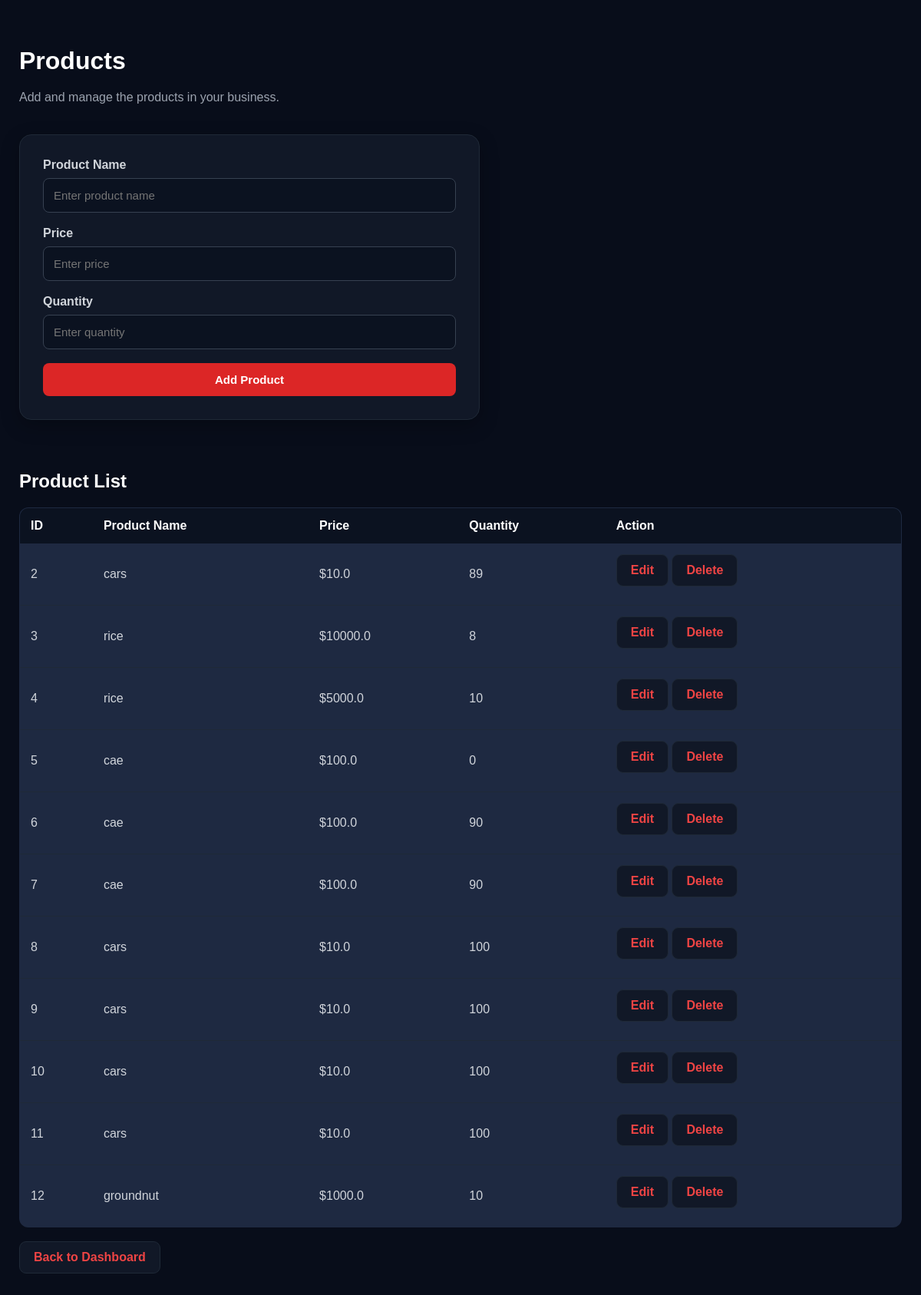
Page /products on the committed database.
### tables this page shows
CREATE TABLE products (
            id INTEGER PRIMARY KEY AUTOINCREMENT,
            name TEXT NOT NULL,
            price REAL NOT NULL,
            quantity INTEGER NOT NULL
        );

### app.py (the view, shortened to what this page needs)
@app.route("/products", methods=["GET", "POST"])
def products():
    connection = sqlite3.connect("business.db")
    cursor = connection.cursor()
    cursor.execute("""
        SELECT *
        FROM products
    """)
    products = cursor.fetchall()
    connection.close()
    return render_template(
        "products.html",
        products=products
    )

### app.py (called while the page is built)
def get_currency():
    connection = sqlite3.connect("business.db")
    cursor = connection.cursor()
    cursor.execute("""
        SELECT currency_code
        FROM settings
        WHERE id = 1
    """)
    result = cursor.fetchone()
    connection.close()
    if result:
        currency_code = result[0]
    else:
        currency_code = "NGN"
    currency_symbol = currency_symbols.get(
        currency_code,
        currency_code
    )
    return currency_code, currency_symbol

@app.context_processor
def inject_currency():
    currency_code, currency_symbol = get_currency()
    return {
        "currency_code": currency_code,
        "currency_symbol": currency_symbol
    }

### products.html (shortened to what this page needs)
<!DOCTYPE html>
<html lang="en">
<head>
    <link rel="stylesheet"
          href="{{ url_for('static', filename='style.css') }}">
</head>
<body>
<div class="dashboard">
    <h1>Products</h1>
    <p>Add and manage the products in your business.</p>
    <form method="POST" action="/products">
        <label>Product Name</label>
        <input
            type="text"
            name="name"
            placeholder="Enter product name"
            required
        >
        <br><br>
        <label>Price</label>
        <input
            type="number"
            name="price"
            placeholder="Enter price"
            required
        >
        <br><br>
        <label>Quantity</label>
        <input
            type="number"
            name="quantity"
            placeholder="Enter quantity"
            required
        >
        <br><br>
        <button type="submit">
            Add Product
        </button>
    </form>
    <br><br>
    <h2>Product List</h2>
    <table>
        <tr>
            <th>ID</th>
            <th>Product Name</th>
            <th>Price</th>
            <th>Quantity</th>
            <th>Action</th>
        </tr>
        {% for product in products %}
        <tr>
            <td>{{ product[0] }}</td>
            <td>{{ product[1] }}</td>
            <td>{{ currency_symbol }}{{ product[2] }}</td>
            <td>{{ product[3] }}</td>
            <td>
                <a href="/edit_product/{{ product[0] }}">
                    Edit
                </a>
                <a href="/delete_product/{{ product[0] }}">
                    Delete
                </a>
            </td>
        </tr>
        {% endfor %}
    </table>
    <br>
    <a href="/dashboard">
        Back to Dashboard
    </a>
</div>
</body>
</html>

### style.css (style rules this page uses)
* { box-sizing: border-box; }
html { scroll-behavior: smooth; }
body { margin: 0; font-family: Arial, sans-serif; background: #080d1a; color: #e5e7eb; min-width: 320px; }
.dashboard { width: 100%; max-width: 1200px; margin: 0 auto; padding: 40px 25px; }
.dashboard h1 { text-align: left; margin-bottom: 8px; font-size: 32px; color: white; }
.dashboard > p { color: #9ca3af; margin-bottom: 35px; line-height: 1.6; }
.dashboard h2 { color: white; margin-top: 30px; }
.dashboard a { display: inline-block; padding: 11px 18px; margin-bottom: 10px; background: #111827; border: 1px solid #1f2937; border-radius: 9px; color: #ef4444; text-decoration: none; font-weight: bold; transition: 0.2s; }
.dashboard form { width: 100%; max-width: 600px; background: #111827; padding: 30px; border-radius: 16px; border: 1px solid #1f2937; box-shadow: 0 8px 25px rgba(0, 0, 0, 0.25); }
.dashboard form label { display: block; margin-bottom: 8px; font-weight: bold; color: #d1d5db; }
.dashboard form input, .dashboard form select { width: 100%; padding: 13px; border: 1px solid #374151; border-radius: 8px; font-size: 15px; background: #0b1220; color: white; outline: none; }
.dashboard form button { width: 100%; padding: 13px; border: none; border-radius: 8px; background: #dc2626; color: white; font-size: 15px; font-weight: bold; cursor: pointer; transition: 0.2s; }
.dashboard table { width: 100%; border-collapse: collapse; background: #1e2941; border-radius: 12px; overflow: hidden; margin-top: 20px; border: 1px solid #1f2937; }
.dashboard th { background: #0b1220; color: white; padding: 14px; text-align: left; white-space: nowrap; }
.dashboard td { padding: 14px; border-bottom: 1px solid #1f2937; color: #d1d5db; }

### rows in the picture
products: id "2", name "cars", currency_symbol "$", price "10.0", quantity "89"
products: id "3", name "rice", currency_symbol "$", price "10000.0", quantity "8"
products: id "4", name "rice", currency_symbol "$", price "5000.0", quantity "10"
products: id "5", name "cae", currency_symbol "$", price "100.0", quantity "0"
products: id "6", name "cae", currency_symbol "$", price "100.0", quantity "90"
products: id "7", name "cae", currency_symbol "$", price "100.0", quantity "90"
products: id "8", name "cars", currency_symbol "$", price "10.0", quantity "100"
products: id "9", name "cars", currency_symbol "$", price "10.0", quantity "100"
products: id "10", name "cars", currency_symbol "$", price "10.0", quantity "100"
products: id "11", name "cars", currency_symbol "$", price "10.0", quantity "100"
products: id "12", name "groundnut", currency_symbol "$", price "1000.0", quantity "10"
